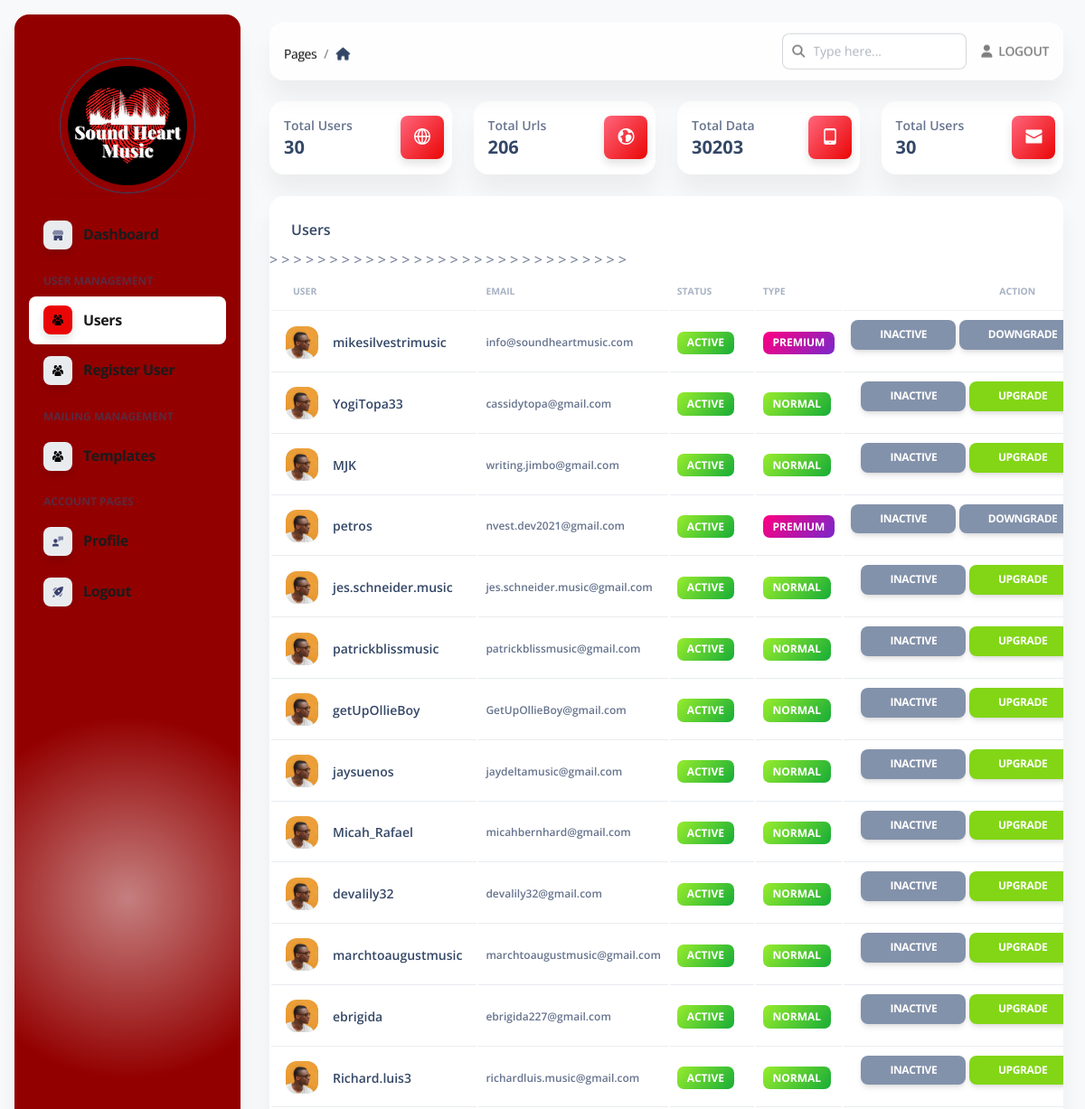
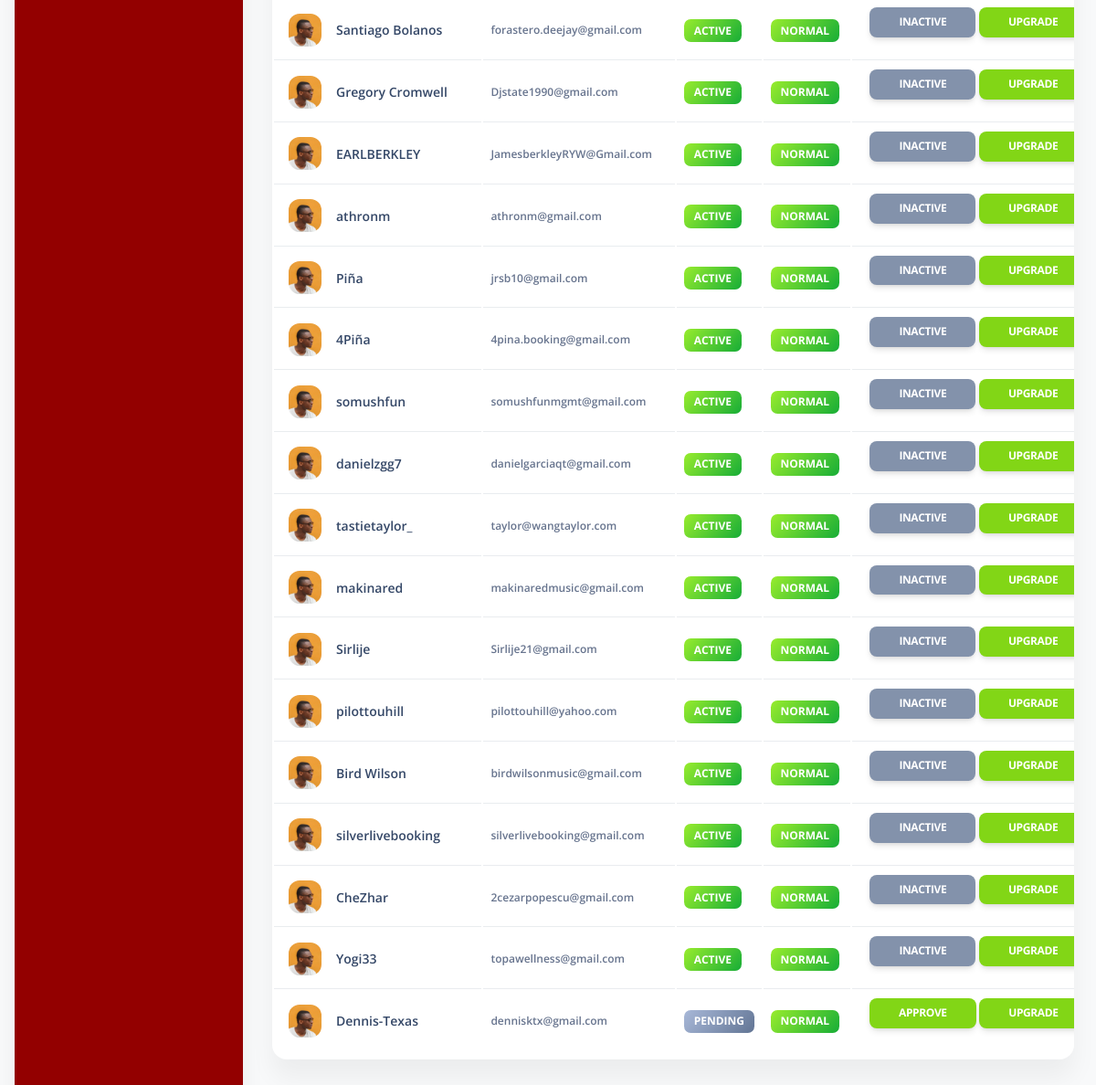
/admin/users (signed in), run on the app's committed database (2 pictures, top to bottom).
### apps/authentication/models.py (models this page shows, shortened)
class Users(db.Model, UserMixin):
    __tablename__ = 'Users'
    id            = db.Column(db.Integer, primary_key=True)
    username      = db.Column(db.String(255), unique=True, nullable=False)
    email         = db.Column(db.String(255), unique=True,  index=True)
    password      = db.Column(db.String(255))
    role          = db.Column(db.String(64), nullable=False, default='user')
    oauth_github  = db.Column(db.String(100), nullable=True)
    nylas_access_token = db.Column(db.String(32))
    api_token     = db.Column(db.String(100))
    api_token_ts  = db.Column(db.Integer)
    state         = db.Column(db.String(10))
    password_reset_token = db.Column(db.String(128))

### apps/home/routes.py (the view)
@blueprint.route('/admin/users', methods=['POST', 'GET'])
@login_required
@role_required('admin')
def admin_users():
    page_data = get_admin_data()
    users = Users.query.filter(Users.role != "admin").all()
    return render_template("home/admin_users.html",
                           segment='users', API_GENERATOR=len(API_GENERATOR),
                           page_data=page_data,
                           users=users
                           )

### apps/templates/home/admin_users.html (shortened to what this page needs)
{% extends 'layouts/admin.html' %}
{% block content %}
    <div class="container-fluid py-4">
        <div class="row">
            <div class="col-xl-3 col-sm-6 mb-xl-0 mb-4">
                <div class="card">
                    <div class="card-body p-3">
                        <div class="row">
                            <div class="col-8">
                                <div class="numbers">
                                    <p class="text-sm mb-0 text-capitalize font-weight-bold">Total Users</p>
                                    <h5 class="font-weight-bolder mb-0">
                                        {{ page_data['total_users'] }}
                                    </h5>
                                </div>
                            </div>
                            <div class="col-4 text-end">
                                <div class="icon icon-shape bg-gradient-danger shadow text-center border-radius-md">
                                    <i class="ni ni-world-2 text-lg opacity-10" aria-hidden="true"></i>
                                </div>
                            </div>
                        </div>
                    </div>
                </div>
            </div>
            <div class="col-xl-3 col-sm-6 mb-xl-0 mb-4">
                <div class="card">
                    <div class="card-body p-3">
                        <div class="row">
                            <div class="col-8">
                                <div class="numbers">
                                    <p class="text-sm mb-0 text-capitalize font-weight-bold">Total Urls</p>
                                    <h5 class="font-weight-bolder mb-0">
                                        {{ page_data['total_filters'] }}
                                    </h5>
                                </div>
                            </div>
                            <div class="col-4 text-end">
                                <div class="icon icon-shape bg-gradient-danger shadow text-center border-radius-md">
                                    <i class="ni ni-world text-lg opacity-10" aria-hidden="true"></i>
                                </div>
                            </div>
                        </div>
                    </div>
                </div>
            </div>
            <div class="col-xl-3 col-sm-6 mb-xl-0 mb-4">
                <div class="card">
                    <div class="card-body p-3">
                        <div class="row">
                            <div class="col-8">
                                <div class="numbers">
                                    <p class="text-sm mb-0 text-capitalize font-weight-bold">Total Data</p>
                                    <h5 class="font-weight-bolder mb-0">
                                        {{ page_data['services'] }}
                                    </h5>
                                </div>
                            </div>
                            <div class="col-4 text-end">
                                <div class="icon icon-shape bg-gradient-danger shadow text-center border-radius-md">
                                    <i class="ni ni-mobile-button text-lg opacity-10" aria-hidden="true"></i>
                                </div>
                            </div>
                        </div>
                    </div>
                </div>
            </div>
            <div class="col-xl-3 col-sm-6">
                <div class="card">
                    <div class="card-body p-3">
                        <div class="row">
                            <div class="col-8">
                                <div class="numbers">
                                    <p class="text-sm mb-0 text-capitalize font-weight-bold">Total Users</p>
                                    <h5 class="font-weight-bolder mb-0">
                                        {{ page_data['total_users'] }}
                                    </h5>
                                </div>
                            </div>
                            <div class="col-4 text-end">
                                <div class="icon icon-shape bg-gradient-danger shadow text-center border-radius-md">
                                    <i class="ni ni-email-83 text-lg opacity-10" aria-hidden="true"></i>
                                </div>
                            </div>
                        </div>
                    </div>
                </div>
            </div>
        </div>
        <div class="row py-4">
            <div class="col-12">
                <div class="card mb-4">
                    <div class="card-header pb-0">
                        <h6>Users</h6>
                    </div>
                    <div class="card-body px-0 pt-0 pb-2">
                        <div class="table-responsive p-0">
                            {% if users %}
                                <table class="table align-items-center mb-0">
                                    <thead>
                                    <tr>
                                        <th class="text-uppercase text-secondary text-xxs font-weight-bolder opacity-7">
                                            User
                                        </th>
                                        <th class="text-uppercase text-secondary text-xxs font-weight-bolder opacity-7 ps-2">
                                            Email
                                        </th>
                                        <th class="text-uppercase text-secondary text-xxs font-weight-bolder opacity-7 ps-2">
                                            Status
                                        </th>
                                        <th class="text-uppercase text-secondary text-xxs font-weight-bolder opacity-7 ps-2">
                                            Type
                                        </th>
                                        <th class="text-center text-uppercase text-secondary text-xxs font-weight-bolder opacity-7">
                                            Action
                                        </th>
                                    </tr>
                                    </thead>
                                    <tbody>
                                    {% for user in users %}
                                        <tr>
                                            <td>
                                                <div class="d-flex px-2 py-1">
                                                    <div>
                                                        <img src="{{ config.ASSETS_ROOT }}/img/team-2.jpg"
                                                             class="avatar avatar-sm me-3" alt="user1">
                                                    </div>
                                                    <div class="d-flex flex-column justify-content-center">
                                                        <h6 class="mb-0 text-sm">{{ user.username }}</h6>
                                                    </div>
                                                </div>
                                            </td>
                                            <td>
                                                <p class="text-xs font-weight-bold mb-0">{{ user.email }}</p>
                                            </td>
                                            <td>
                                                {% if user.state == 'pending' %}
                                                    <span class="badge badge-sm bg-gradient-secondary">Pending</span>
                                                {% else %}
                                                    <span class="badge badge-sm bg-gradient-success">Active</span>
                                                {% endif %}
                                            </td>>
                                            <td>
                                                {% if user.role == 'user' %}
                                                    <span class="badge badge-sm bg-gradient-success">Normal</span>
                                                {% else %}
                                                    <span class="badge badge-sm bg-gradient-primary">Premium</span>
                                                {% endif %}
                                            </td>
                                            <td class="align-middle text-center text-sm">
                                                {% if user.state == 'pending' %}
                                                    <a href="/admin/users/approve/{{ user.id }}" class="btn btn-sm btn-success">Approve</a>
                                                {% else %}
                                                    <a href="/admin/users/inactive/{{ user.id }}" class="btn btn-sm btn-secondary">Inactive</a>
                                                {% endif %}
                                                {% if user.role == 'user' %}
                                                    <a href="/admin/users/upgrade/{{ user.id }}" class="btn btn-sm btn-success ">Upgrade</a>
                                                {% else %}
                                                    <a href="/admin/users/downgrade/{{ user.id }}" class="btn btn-sm btn-secondary">Downgrade</a>
                                                {% endif %}
                                            </td>
                                        </tr>
                                    {% endfor %}
                                    </tbody>
                                </table>
                            {% endif %}
                        </div>
                    </div>
                </div>
            </div>
        </div>
    </div>
{% endblock content %}

### data on the page
Users: username "mikesilvestrimusic", email "info@soundheartmusic.com", state "ACTIVE", role "PREMIUM"
Users: username "YogiTopa33", email "cassidytopa@gmail.com", state "ACTIVE", role "NORMAL"
Users: username "MJK", email "writing.jimbo@gmail.com", state "ACTIVE", role "NORMAL"
Users: username "petros", email "nvest.dev2021@gmail.com", state "ACTIVE", role "PREMIUM"
Users: username "jes.schneider.music", email "jes.schneider.music@gmail.com", state "ACTIVE", role "NORMAL"
Users: username "patrickblissmusic", email "patrickblissmusic@gmail.com", state "ACTIVE", role "NORMAL"
Users: username "getUpOllieBoy", email "GetUpOllieBoy@gmail.com", state "ACTIVE", role "NORMAL"
Users: username "jaysuenos", email "jaydeltamusic@gmail.com", state "ACTIVE", role "NORMAL"
Users: username "Micah_Rafael", email "micahbernhard@gmail.com", state "ACTIVE", role "NORMAL"
Users: username "devalily32", email "devalily32@gmail.com", state "ACTIVE", role "NORMAL"
Users: username "marchtoaugustmusic", email "marchtoaugustmusic@gmail.com", state "ACTIVE", role "NORMAL"
Users: username "ebrigida", email "ebrigida227@gmail.com", state "ACTIVE", role "NORMAL"
Users: username "Richard.luis3", email "richardluis.music@gmail.com", state "ACTIVE", role "NORMAL"
Users: username "Santiago Bolanos", email "forastero.deejay@gmail.com", state "ACTIVE", role "NORMAL"
Users: username "Gregory Cromwell", email "Djstate1990@gmail.com", state "ACTIVE", role "NORMAL"
Users: username "EARLBERKLEY", email "JamesberkleyRYW@Gmail.com", state "ACTIVE", role "NORMAL"
Users: username "athronm", email "athronm@gmail.com", state "ACTIVE", role "NORMAL"
Users: username "Piña", email "jrsb10@gmail.com", state "ACTIVE", role "NORMAL"
Users: username "4Piña", email "4pina.booking@gmail.com", state "ACTIVE", role "NORMAL"
Users: username "somushfun", email "somushfunmgmt@gmail.com", state "ACTIVE", role "NORMAL"
Users: username "danielzgg7", email "danielgarciaqt@gmail.com", state "ACTIVE", role "NORMAL"
Users: username "tastietaylor_", email "taylor@wangtaylor.com", state "ACTIVE", role "NORMAL"
Users: username "makinared", email "makinaredmusic@gmail.com", state "ACTIVE", role "NORMAL"
Users: username "Sirlije", email "Sirlije21@gmail.com", state "ACTIVE", role "NORMAL"
Users: username "pilottouhill", email "pilottouhill@yahoo.com", state "ACTIVE", role "NORMAL"
Users: username "Bird Wilson", email "birdwilsonmusic@gmail.com", state "ACTIVE", role "NORMAL"
Users: username "silverlivebooking", email "silverlivebooking@gmail.com", state "ACTIVE", role "NORMAL"
Users: username "CheZhar", email "2cezarpopescu@gmail.com", state "ACTIVE", role "NORMAL"
Users: username "Yogi33", email "topawellness@gmail.com", state "ACTIVE", role "NORMAL"
Users: username "Dennis-Texas", email "dennisktx@gmail.com", state "PENDING", role "NORMAL"

### other printed values
{{ page_data['total_users'] }} "30"
{{ page_data['total_filters'] }} "206"
{{ page_data['services'] }} "30203"
